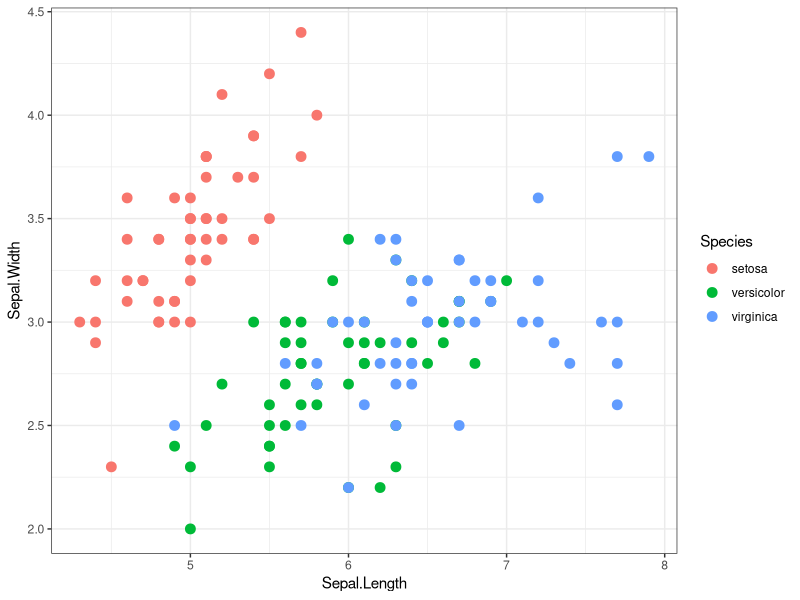
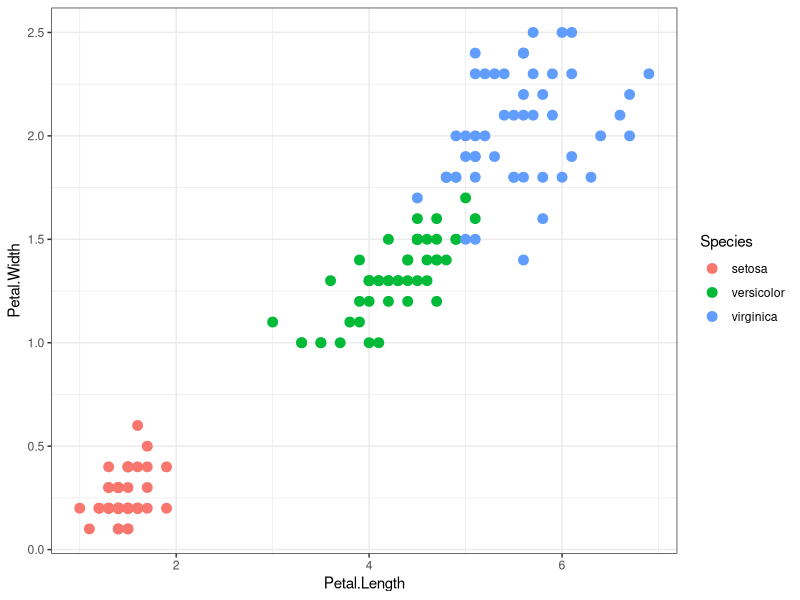

Source code (R) for these figures, in order:
library(ggplot2)

# Utilitzarem les dades iris
iris
require(ggplot2)

# Fem un pair plot de les dades iris
ggplot(iris) +
  geom_point(aes(x=Sepal.Length, y=Sepal.Width, color=Species), size = 3) +
  theme_bw()

# Fem un pair plot de les dades iris
ggplot(iris) +
  geom_point(aes(x=Petal.Length, y=Petal.Width, color=Species), size = 3) +
  theme_bw()

